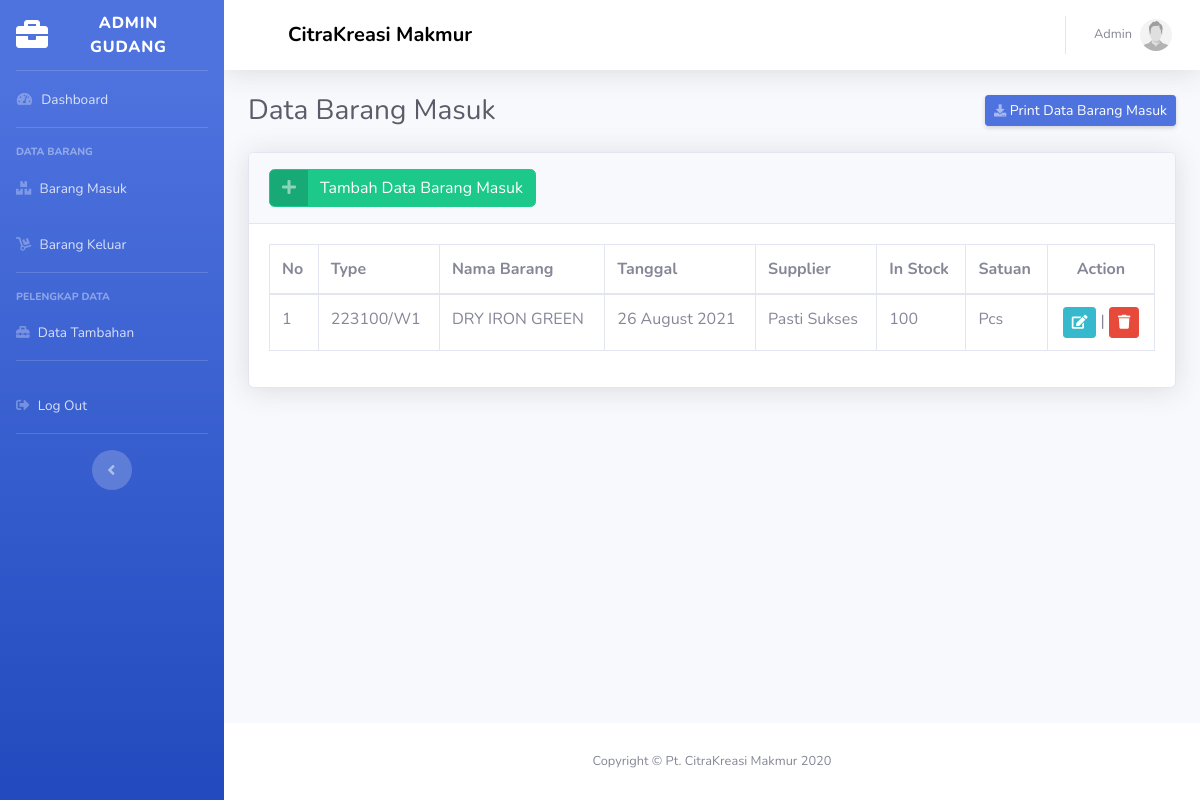
Page /barangmasuk.php (signed in) on the committed database.
### tables this page shows
CREATE TABLE `barangmasuk` (
  `id` int(11) NOT NULL,
  `nama` varchar(50) NOT NULL,
  `kodeBarang` varchar(20) NOT NULL,
  `tanggalMasuk` date NOT NULL,
  `satuan` enum('Pcs','Kg','M','') NOT NULL,
  `inStock` int(6) NOT NULL,
  `idJenis` int(11) NOT NULL,
  `idWarna` int(11) NOT NULL,
  `idSup` int(11) NOT NULL
);

CREATE TABLE `jenis` (
  `id` int(11) NOT NULL,
  `kode` varchar(30) NOT NULL,
  `jenisAlat` varchar(50) NOT NULL
);

CREATE TABLE `warna` (
  `id` int(11) NOT NULL,
  `kodeWarna` varchar(30) NOT NULL,
  `nWarna` varchar(50) NOT NULL
);

CREATE TABLE `supplier` (
  `id` int(11) NOT NULL,
  `kode` varchar(30) NOT NULL,
  `namaSup` varchar(50) NOT NULL
);

### barangmasuk.php (the view, shortened to what this page needs)
<?php
include 'control/koneksi.php';
	$data = mysqli_query($conn, "SELECT barangmasuk.*, jenis.kode, warna.kodeWarna, supplier.namaSup FROM barangmasuk JOIN jenis ON barangmasuk.idJenis = jenis.id JOIN warna ON barangmasuk.idWarna = warna.id JOIN supplier ON barangmasuk.idSup = supplier.id");
 ?>
 <div class="container-fluid">
 	  <div class="d-sm-flex align-items-center justify-content-between mb-4">
            <h1 class="h3 mb-0 text-gray-800">Data Barang Masuk</h1>
            <a href="printbarangmasuk.php" target="_blank" class="d-none d-sm-inline-block btn btn-sm btn-primary shadow-sm"><i class="fas fa-download fa-sm text-white-50"></i> Print Data Barang Masuk</a>
          </div>
          <div class="card shadow mb-4">
            <div class="card-header py-3">
            	<a href="#" class="btn btn-success btn-icon-split" data-toggle="modal" data-target="#barangmasuk">
                    <span class="icon text-white-50">
                      <i class="fas fa-plus"></i>
                    </span>
                    <span class="text">Tambah Data Barang Masuk</span>
                  </a>
            </div>
            <div class="card-body">
              <div class="table-responsive">
                <table class="table table-bordered" id="dataTable" width="100%" cellspacing="0">
                  <thead>
                    <tr>
                        <th>No</th>
						<th>Type</th>
						<th>Nama Barang</th>
						<th>Tanggal</th>
						<th>Supplier</th>
						<th>In Stock</th>
						<th>Satuan</th>
						<th style="text-align: center;">Action</th>
                    </tr>
                  </thead>
  				<tbody>
  					<?php
                        $no =1 ;
                        while ($masuk = mysqli_fetch_array($data)) :
                     ?>
    				<tr>
                        <td> <?= $no++; ?> </td>
                        <td><?= $masuk['kode']; echo $masuk['kodeBarang'] . "/" . $masuk['kodeWarna']?></td>
                        <td> <?= $masuk['nama'] ?></td>
                        <td><?= date("d F Y", strtotime($masuk['tanggalMasuk'])) ?></td>
                        <td><?= $masuk['namaSup'] ?></td>
						<td><?= $masuk['inStock']; ?></td>
						<td><?= $masuk['satuan']; ?></td>
                      	<td align="center">
                      	<a href="#" class="btn btn-info btn-flat btn-sm" data-toggle="modal" data-target="#update<?= $masuk['id'] ?>" >
                    	<i class="fas fa-edit"></i>
                 		</a> |
                      	<a href="#" class="btn btn-danger btn-flat btn-sm" data-toggle="modal" data-target="#hapus<?= $masuk['id'] ?>"><i class="fa fa-trash"></i></a>
                  		</td>
                    </tr>
				</div>
                <?php endwhile; ?>
              </div>
            </div>
          </div>
 </div>
				</div>

### rows in the picture
barangmasuk: idJenis.kode "223", kodeBarang "100", idWarna.kodeWarna "W1", nama "DRY IRON GREEN", tanggalMasuk "26 August 2021", supplier.namaSup "Pasti Sukses", inStock "100", satuan "Pcs"
